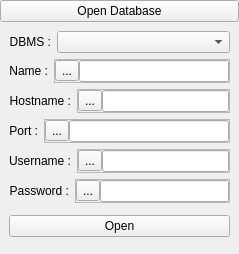
<?xml version="1.0" encoding="UTF-8"?>
<ui version="4.0">
 <class>GOpenDatabase</class>
 <widget class="QWidget" name="GOpenDatabase">
  <property name="geometry">
   <rect>
    <x>0</x>
    <y>0</y>
    <width>239</width>
    <height>254</height>
   </rect>
  </property>
  <property name="windowTitle">
   <string>GOpenDatabase</string>
  </property>
  <layout class="QGridLayout" name="gridLayout">
   <property name="leftMargin">
    <number>0</number>
   </property>
   <property name="topMargin">
    <number>0</number>
   </property>
   <property name="rightMargin">
    <number>0</number>
   </property>
   <property name="bottomMargin">
    <number>0</number>
   </property>
   <property name="spacing">
    <number>0</number>
   </property>
   <item row="2" column="0" colspan="2">
    <widget class="QWidget" name="m_body" native="true">
     <property name="minimumSize">
      <size>
       <width>0</width>
       <height>0</height>
      </size>
     </property>
     <layout class="QGridLayout" name="gridLayout_2" rowstretch="0,0,0,0,0,0,0,0,0,1">
      <item row="9" column="0">
       <spacer name="verticalSpacer">
        <property name="orientation">
         <enum>Qt::Vertical</enum>
        </property>
        <property name="sizeHint" stdset="0">
         <size>
          <width>20</width>
          <height>0</height>
         </size>
        </property>
       </spacer>
      </item>
      <item row="6" column="0">
       <widget class="GMessage" name="m_message" native="true"/>
      </item>
      <item row="7" column="0">
       <layout class="QHBoxLayout" name="m_buttonLayout">
        <property name="bottomMargin">
         <number>0</number>
        </property>
        <item>
         <widget class="QPushButton" name="m_open">
          <property name="cursor">
           <cursorShape>PointingHandCursor</cursorShape>
          </property>
          <property name="text">
           <string>Open</string>
          </property>
         </widget>
        </item>
       </layout>
      </item>
      <item row="0" column="0">
       <widget class="QWidget" name="m_dbmsWidget" native="true">
        <layout class="QHBoxLayout" name="m_dbmsLayout" stretch="0,1">
         <property name="leftMargin">
          <number>0</number>
         </property>
         <property name="topMargin">
          <number>0</number>
         </property>
         <property name="rightMargin">
          <number>0</number>
         </property>
         <property name="bottomMargin">
          <number>0</number>
         </property>
         <item>
          <widget class="QLabel" name="m_dbmsLAbel">
           <property name="text">
            <string>DBMS :</string>
           </property>
           <property name="alignment">
            <set>Qt::AlignRight|Qt::AlignTrailing|Qt::AlignVCenter</set>
           </property>
          </widget>
         </item>
         <item>
          <widget class="QComboBox" name="m_dbms"/>
         </item>
        </layout>
       </widget>
      </item>
      <item row="4" column="0">
       <widget class="QWidget" name="m_usernameWidget" native="true">
        <layout class="QHBoxLayout" name="m_usernameLayout">
         <property name="leftMargin">
          <number>0</number>
         </property>
         <property name="topMargin">
          <number>0</number>
         </property>
         <property name="rightMargin">
          <number>0</number>
         </property>
         <property name="bottomMargin">
          <number>0</number>
         </property>
         <item>
          <widget class="QLabel" name="m_usernameLabel">
           <property name="text">
            <string>Username :</string>
           </property>
           <property name="alignment">
            <set>Qt::AlignRight|Qt::AlignTrailing|Qt::AlignVCenter</set>
           </property>
          </widget>
         </item>
         <item>
          <widget class="QFrame" name="m_usernameFrame">
           <property name="frameShape">
            <enum>QFrame::StyledPanel</enum>
           </property>
           <property name="frameShadow">
            <enum>QFrame::Raised</enum>
           </property>
           <layout class="QHBoxLayout" name="horizontalLayout_5">
            <property name="spacing">
             <number>0</number>
            </property>
            <property name="leftMargin">
             <number>0</number>
            </property>
            <property name="topMargin">
             <number>0</number>
            </property>
            <property name="rightMargin">
             <number>0</number>
            </property>
            <property name="bottomMargin">
             <number>0</number>
            </property>
            <item>
             <widget class="QToolButton" name="m_usernameIcon">
              <property name="text">
               <string>...</string>
              </property>
             </widget>
            </item>
            <item>
             <widget class="QLineEdit" name="m_username"/>
            </item>
           </layout>
          </widget>
         </item>
        </layout>
       </widget>
      </item>
      <item row="2" column="0">
       <widget class="QWidget" name="m_hostnameWidget" native="true">
        <layout class="QHBoxLayout" name="m_hostnameLayout">
         <property name="leftMargin">
          <number>0</number>
         </property>
         <property name="topMargin">
          <number>0</number>
         </property>
         <property name="rightMargin">
          <number>0</number>
         </property>
         <property name="bottomMargin">
          <number>0</number>
         </property>
         <item>
          <widget class="QLabel" name="m_hostnameLabel">
           <property name="text">
            <string>Hostname :</string>
           </property>
           <property name="alignment">
            <set>Qt::AlignRight|Qt::AlignTrailing|Qt::AlignVCenter</set>
           </property>
          </widget>
         </item>
         <item>
          <widget class="QFrame" name="m_hostnameFrame">
           <property name="frameShape">
            <enum>QFrame::StyledPanel</enum>
           </property>
           <property name="frameShadow">
            <enum>QFrame::Raised</enum>
           </property>
           <layout class="QHBoxLayout" name="horizontalLayout_3">
            <property name="spacing">
             <number>0</number>
            </property>
            <property name="leftMargin">
             <number>0</number>
            </property>
            <property name="topMargin">
             <number>0</number>
            </property>
            <property name="rightMargin">
             <number>0</number>
            </property>
            <property name="bottomMargin">
             <number>0</number>
            </property>
            <item>
             <widget class="QToolButton" name="m_hostnameIcon">
              <property name="text">
               <string>...</string>
              </property>
             </widget>
            </item>
            <item>
             <widget class="QLineEdit" name="m_hostname"/>
            </item>
           </layout>
          </widget>
         </item>
        </layout>
       </widget>
      </item>
      <item row="1" column="0">
       <widget class="QWidget" name="m_nameWidget" native="true">
        <layout class="QHBoxLayout" name="m_nameLayout">
         <property name="leftMargin">
          <number>0</number>
         </property>
         <property name="topMargin">
          <number>0</number>
         </property>
         <property name="rightMargin">
          <number>0</number>
         </property>
         <property name="bottomMargin">
          <number>0</number>
         </property>
         <item>
          <widget class="QLabel" name="m_nameLabel">
           <property name="text">
            <string>Name :</string>
           </property>
           <property name="alignment">
            <set>Qt::AlignRight|Qt::AlignTrailing|Qt::AlignVCenter</set>
           </property>
          </widget>
         </item>
         <item>
          <widget class="QFrame" name="frame">
           <property name="minimumSize">
            <size>
             <width>0</width>
             <height>0</height>
            </size>
           </property>
           <property name="frameShape">
            <enum>QFrame::StyledPanel</enum>
           </property>
           <property name="frameShadow">
            <enum>QFrame::Raised</enum>
           </property>
           <layout class="QHBoxLayout" name="horizontalLayout">
            <property name="spacing">
             <number>0</number>
            </property>
            <property name="leftMargin">
             <number>0</number>
            </property>
            <property name="topMargin">
             <number>0</number>
            </property>
            <property name="rightMargin">
             <number>0</number>
            </property>
            <property name="bottomMargin">
             <number>0</number>
            </property>
            <item>
             <widget class="QToolButton" name="m_nameIcon">
              <property name="text">
               <string>...</string>
              </property>
             </widget>
            </item>
            <item>
             <widget class="QLineEdit" name="m_name"/>
            </item>
           </layout>
           <zorder>m_name</zorder>
           <zorder>m_name</zorder>
           <zorder>m_nameIcon</zorder>
           <zorder>m_name</zorder>
          </widget>
         </item>
        </layout>
       </widget>
      </item>
      <item row="3" column="0">
       <widget class="QWidget" name="m_portWidget" native="true">
        <layout class="QHBoxLayout" name="m_portLayout">
         <property name="leftMargin">
          <number>0</number>
         </property>
         <property name="topMargin">
          <number>0</number>
         </property>
         <property name="rightMargin">
          <number>0</number>
         </property>
         <property name="bottomMargin">
          <number>0</number>
         </property>
         <item>
          <widget class="QLabel" name="m_portLabel">
           <property name="text">
            <string>Port :</string>
           </property>
           <property name="alignment">
            <set>Qt::AlignRight|Qt::AlignTrailing|Qt::AlignVCenter</set>
           </property>
          </widget>
         </item>
         <item>
          <widget class="QFrame" name="m_portFrame">
           <property name="frameShape">
            <enum>QFrame::StyledPanel</enum>
           </property>
           <property name="frameShadow">
            <enum>QFrame::Raised</enum>
           </property>
           <layout class="QHBoxLayout" name="horizontalLayout_4">
            <property name="spacing">
             <number>0</number>
            </property>
            <property name="leftMargin">
             <number>0</number>
            </property>
            <property name="topMargin">
             <number>0</number>
            </property>
            <property name="rightMargin">
             <number>0</number>
            </property>
            <property name="bottomMargin">
             <number>0</number>
            </property>
            <item>
             <widget class="QToolButton" name="m_portIcon">
              <property name="text">
               <string>...</string>
              </property>
             </widget>
            </item>
            <item>
             <widget class="QLineEdit" name="m_port"/>
            </item>
           </layout>
          </widget>
         </item>
        </layout>
       </widget>
      </item>
      <item row="5" column="0">
       <widget class="QWidget" name="m_passwordWidget" native="true">
        <layout class="QHBoxLayout" name="m_passwordLayout">
         <property name="leftMargin">
          <number>0</number>
         </property>
         <property name="topMargin">
          <number>0</number>
         </property>
         <property name="rightMargin">
          <number>0</number>
         </property>
         <property name="bottomMargin">
          <number>0</number>
         </property>
         <item>
          <widget class="QLabel" name="m_passwordLabel">
           <property name="text">
            <string>Password :</string>
           </property>
           <property name="alignment">
            <set>Qt::AlignRight|Qt::AlignTrailing|Qt::AlignVCenter</set>
           </property>
          </widget>
         </item>
         <item>
          <widget class="QFrame" name="m_passwordFrame">
           <property name="frameShape">
            <enum>QFrame::StyledPanel</enum>
           </property>
           <property name="frameShadow">
            <enum>QFrame::Raised</enum>
           </property>
           <layout class="QHBoxLayout" name="horizontalLayout_6">
            <property name="spacing">
             <number>0</number>
            </property>
            <property name="leftMargin">
             <number>0</number>
            </property>
            <property name="topMargin">
             <number>0</number>
            </property>
            <property name="rightMargin">
             <number>0</number>
            </property>
            <property name="bottomMargin">
             <number>0</number>
            </property>
            <item>
             <widget class="QToolButton" name="m_passwordIcon">
              <property name="text">
               <string>...</string>
              </property>
             </widget>
            </item>
            <item>
             <widget class="QLineEdit" name="m_password"/>
            </item>
           </layout>
          </widget>
         </item>
        </layout>
       </widget>
      </item>
     </layout>
    </widget>
   </item>
   <item row="1" column="0" colspan="2">
    <widget class="QPushButton" name="m_title">
     <property name="cursor">
      <cursorShape>PointingHandCursor</cursorShape>
     </property>
     <property name="text">
      <string>Open Database</string>
     </property>
    </widget>
   </item>
  </layout>
 </widget>
 <customwidgets>
  <customwidget>
   <class>GMessage</class>
   <extends>QWidget</extends>
   <header>GMessage.h</header>
   <container>1</container>
  </customwidget>
 </customwidgets>
 <resources/>
 <connections/>
</ui>
